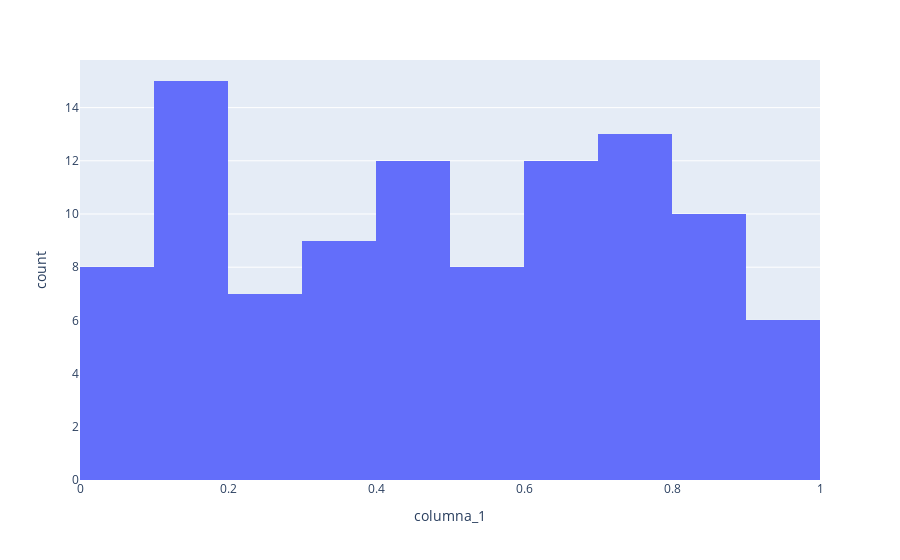

Notebook code for this chart:
### Markdown cell above
# analisis exploratorio de datos

este es un notebook para hacer un pequeño analisis del data sete de vehiculos en los estados unidos

## histograma

### Code cell
import pandas as pd
import plotly.express as px

df = pd.read_csv('../dataset_prueba.csv')
fig = px.histogram(df, x='columna_1')
fig.show()

### Figure 1 — Plotly figure (JSON) as saved in the notebook; plotly's stock layout.template omitted (floating-point values rounded to 4 significant figures)
{"data": [{"bingroup": "x", "hovertemplate": "columna_1=%{x}<br>count=%{y}<extra></extra>", "legendgroup": "", "marker": {"color": "#636efa", "pattern": {"shape": ""}}, "name": "", "orientation": "v", "showlegend": false, "type": "histogram", "x": [0.5749, 0.7778, 0.2405, 0.4304, 0.5429, 0.8366, 0.5472, 0.5783, 0.8687, 0.1743, 0.6903, 0.627, 0.4694, 0.1921, 0.4451, 0.1202, 0.1461, 0.4306, 0.9417, 0.07612, 0.5159, 0.4776, 0.8319, 0.2421, 0.2041, 0.7715, 0.1822, 0.03566, 0.08271, 0.7864, 0.9001, 0.7678, 0.1869, 0.1858, 0.1476, 0.1, 0.1603, 0.2613, 0.673, 0.1194, 0.1857, 0.4798, 0.6559, 0.3299, 0.3897, 0.3129, 0.6995, 0.8271, 0.4859, 0.7254, 0.05902, 0.8438, 0.3378, 0.8828, 0.6319, 0.3754, 0.9606, 0.2879, 0.4122, 0.08497, 0.1235, 0.4303, 0.4072, 0.5845, 0.07624, 0.6965, 0.3085, 0.7785, 0.0181, 0.6568, 0.2573, 0.3414, 0.4513, 0.999, 0.3037, 0.9894, 0.2265, 0.7568, 0.8787, 0.7906, 0.5231, 0.763, 0.6632, 0.1572, 0.7775, 0.783, 0.6302, 0.8601, 0.3483, 0.8901, 0.5773, 0.0382, 0.7332, 0.8553, 0.9156, 0.6393, 0.4257, 0.7411, 0.1703, 0.623], "xaxis": "x", "yaxis": "y"}], "layout": {"barmode": "relative", "legend": {"tracegroupgap": 0}, "margin": {"t": 60}, "xaxis": {"anchor": "y", "domain": [0, 1], "title": {"text": "columna_1"}}, "yaxis": {"anchor": "x", "domain": [0, 1], "title": {"text": "count"}}}}
